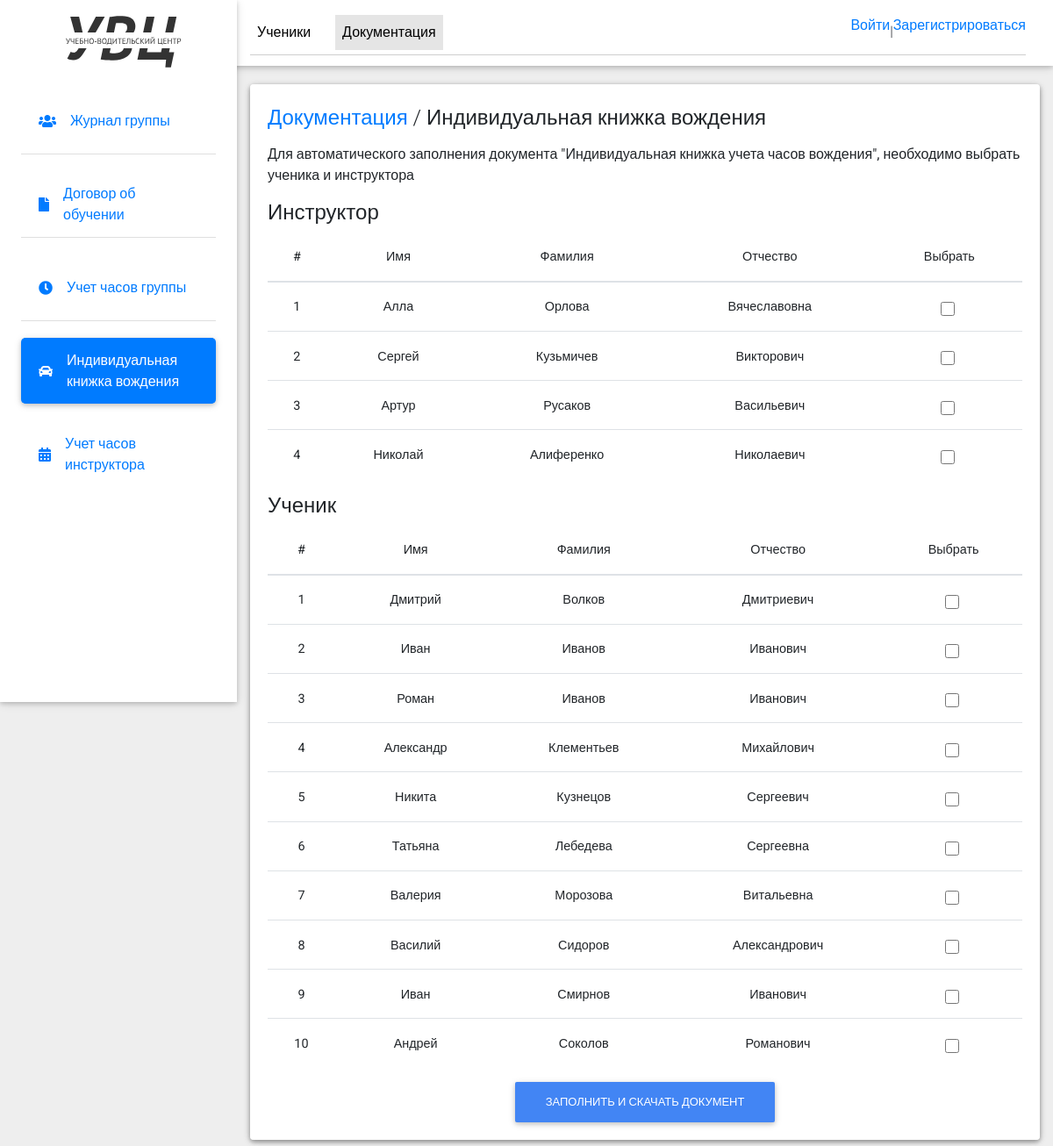
The app's page /users/user_profile/manager_document_kniga_vojden/ with its own data.
### users/models.py (models this page shows, shortened)
class Instructor(models.Model):
    second_name = models.CharField(max_length=100)
    name=models.CharField(max_length=100)
    surname = models.CharField(max_length=100)
    user_id = models.CharField(max_length=10)

class User(AbstractUser):
    email = models.EmailField(
        _('email address'),
        unique=True,
    )
    email_verify = models.BooleanField(default=False)
    surname = models.CharField(max_length=255, blank=True, null=True)
    phone = models.CharField(max_length=255, blank=True, null=True)
    USERNAME_FIELD = 'email'
    REQUIRED_FIELDS = []

### users/views.py (the view)
# urls.py: path('user_profile/manager_document_kniga_vojden/', kniga_vojden, name='kniga_vojden'),
def kniga_vojden(request):
    group = Group.objects.get(id=2)
    users = User.objects.filter(email_verify=True, groups=group).order_by('last_name')
    instructors = Instructor.objects.all()
    context = {'users': users, 'instructors': instructors}
    return render(request, 'manager_document_kniga_vojden.html', context)

### templates/manager_document_kniga_vojden.html (shortened to what this page needs)
{% load static %}
<!DOCTYPE html>
<html lang="en">
<head>
  <link rel="stylesheet" href="https://use.fontawesome.com/releases/v5.11.2/css/all.css">
  <link rel="stylesheet" href="{% static 'css/bootstrap.min.css' %}">
  <link rel="stylesheet" href="{% static 'css/mdb.min.css' %}">
  <link rel="stylesheet" href="{% static 'css/style.css' %}">
</head>
<body class="grey lighten-3">
  <header>
    <nav class="navbar fixed-top navbar-expand-lg navbar-light white scrolling-navbar">
      <div class="container-fluid">
        <div class="collapse navbar-collapse" id="navbarContent">
          <ul class="navbar-nav">
            <li class="nav-item">
              <a class="nav-link waves-effect" aria-current="page"  href="/users/user_profile/manager_dashboard/">Ученики</a>
            </li>
            <li class="nav-item active">
              <a href="/users/user_profile/manager_documents/" class="nav-link waves-effect">Документация</a>
            </li>
            <li class="nav-item nav-item-logout">
              {% if user.is_authenticated %}
                  <a href="{% url 'logout' %}" class="nav-link img-exit">Выйти</a>
              {% else %}
                  <a href="{% url 'login' %}" class="nav-login" >Войти </a>|<a href="{% url 'register' %}" class="nav-login" > Зарегистрироваться</a>
              {% endif %}
            </li>
          </ul>
        </div>
      </div>
    </nav>
    <div class="sidebar-fixed position-fixed">
      <a href="" class="logo-wrapper">
        <img src="{% static 'img/logo.svg' %}" alt="logo" class="img-fluid logo">
      </a>
      <div class="list-group list-group-flush">
        <a href="/users/user_profile/manager_documents/" class="list-group-item waves-effect">
          <i class="fa fa-users mr-3"></i> Журнал группы
        </a>
        <a href="/users/user_profile/manager_document_dogovor/" class="list-group-item waves-effect">
          <i class="fa fa-file mr-3"></i> Договор об обучении
        </a>
        <a href="/users/user_profile/manager_document_group/" class="list-group-item waves-effect">
          <i class="fa fa-clock mr-3"></i> Учет часов группы
        </a>
        <a href="/users/user_profile/manager_document_kniga_vojden/" class="list-group-item waves-effect active">
          <i class="fa fa-car mr-3"></i> Индивидуальная книжка вождения
        </a>
        <a href="/users/user_profile/manager_document_instructor/" class="list-group-item waves-effect">
          <i class="fa fa-calendar-alt mr-3"></i> Учет часов инструктора
        </a>
      </div>
    </div>
  </header>
  <main class="pt-5 max-lg-5">
    <div class="container-fluid mt-5">
      <div class="card mb-4 wow fadeIn">
        <div class="card body d-sm-flex justify-content-between card-manager">
          <h4 class="mb-2 mb-sm-0 pt-1 card-title">
            <a href="#">Документация</a>
            <span> / </span>
            <span>Индивидуальная книжка вождения</span>
          </h4>
          <p>Для автоматического заполнения документа "Индивидуальная книжка учета часов вождения", необходимо выбрать ученика и инструктора</p>
          <form id="confirmation-form" method="post" action="{% url 'kniga_vojden_users' %}">
            <h4>Инструктор</h4>
            <table class="table">
                <thead>
                  <tr>
                      <th scope="col">#</th>
                      <th scope="col">Имя</th>
                      <th scope="col">Фамилия</th>
                      <th scope="col">Отчество</th>
                      <th scope="col">Выбрать</th>
                  </tr>
              </thead>
              <tbody>
                  {% for instructor in instructors %}
                      <tr>
                          <th scope="row">{{ forloop.counter }}</th>
                          <td>{{ instructor.name }}</td>
                          <td>{{ instructor.second_name }}</td>
                          <td>{{ instructor.surname }}</td>
                          <td>
                              <div class="form-check">
                                  <input class="form-check-input instructor-input" type="checkbox" name="instructor_id" value="{{ instructor.id }}">
                              </div>
                          </td>
                      </tr>
                  {% endfor %}
              </tbody>
            </table>
            <h4>Ученик</h4>
            <table class="table">
                <thead>
                    <tr>
                        <th scope="col">#</th>
                        <th scope="col">Имя</th>
                        <th scope="col">Фамилия</th>
                        <th scope="col">Отчество</th>
                        <th scope="col">Выбрать</th>
                    </tr>
                </thead>
                <tbody>
                    {% for user in users %}
                        <tr>
                            <th scope="row">{{ forloop.counter }}</th>
                            <td>{{ user.first_name }}</td>
                            <td>{{ user.last_name }}</td>
                            <td>{{ user.surname }}</td>
                            <td>
                                <div class="form-check">
                                    <input class="form-check-input" type="checkbox" name="user_id" value="{{ user.id }}">
                                </div>
                            </td>
                        </tr>
                    {% endfor %}
                </tbody>
            </table>
            <button type="submit" class="btn btn-primary btn-users">Заполнить и скачать документ</button>
        </form>
        </div>
      </div>
    </div>
  </main>
</body>
</html>

### static/css/style.css (style rules this page uses)
.navbar { z-index: 0; }
.sidebar-fixed { height: 100vh; width: 270px; box-shadow: 0 2px 5px 0 rgba(0,0,0,0.16), 0 2px 10px 0 rgba(0,0,0,0.12); z-index: 10; background-color: #fff; padding: 1.5rem; padding-top: 0; }
.sidebar-fixed .list-group .active { box-shadow: 0 2px 5px 0 rgba(0,0,0,0.16), 0 2px 10px 0 rgba(0,0,0,0.12); border-radius: 5px; }
.sidebar-fixed .logo-wrapper { padding: 2.5rem; }
.sidebar-fixed .logo-wrapper img { min-height: 50px; }
.navbar-nav { position: relative; display: flex; border-bottom: 1.5px solid rgb(206 206 206); padding: 5px 0; width: 100%; }
table.table th, table.table td { text-align: center; }
.nav-item:not(:last-child) { margin-right: 20px; justify-content: space-between; }
.nav-item:last-child { margin-left: auto; }
.logo { padding: 10px 0; }
.list-group-item { margin-bottom: 20px; min-height: 75px; display: flex !important; align-items: center !important; }
.card-manager { padding: 20px; }
.card-title { padding-bottom: 15px; }
.btn-users { max-width: 400px; margin: 0 auto; display: flex; }
input[type=checkbox], input[type=radio] { height: 16px !important; width: 16px !important; }
@media (min-width: 1200px) { .navbar, .page-footer, main { padding-left: 270px; } }

### records on screen
Instructor: name "Алла", second_name "Орлова", surname "Вячеславовна"
Instructor: name "Сергей", second_name "Кузьмичев", surname "Викторович"
Instructor: name "Артур", second_name "Русаков", surname "Васильевич"
Instructor: name "Николай", second_name "Алиференко", surname "Николаевич"
User: first_name "Дмитрий", last_name "Волков", surname "Дмитриевич"
User: first_name "Иван", last_name "Иванов", surname "Иванович"
User: first_name "Роман", last_name "Иванов", surname "Иванович"
User: first_name "Александр", last_name "Клементьев", surname "Михайлович"
User: first_name "Никита", last_name "Кузнецов", surname "Сергеевич"
User: first_name "Татьяна", last_name "Лебедева", surname "Сергеевна"
User: first_name "Валерия", last_name "Морозова", surname "Витальевна"
User: first_name "Василий", last_name "Сидоров", surname "Александрович"
User: first_name "Иван", last_name "Смирнов", surname "Иванович"
User: first_name "Андрей", last_name "Соколов", surname "Романович"
